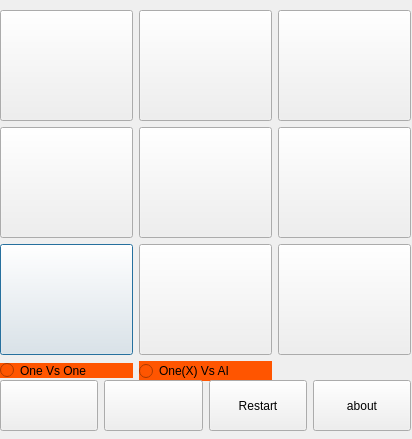
<?xml version="1.0" encoding="UTF-8"?>
<ui version="4.0">
 <class>Dialog</class>
 <widget class="QDialog" name="Dialog">
  <property name="geometry">
   <rect>
    <x>0</x>
    <y>0</y>
    <width>412</width>
    <height>439</height>
   </rect>
  </property>
  <property name="windowTitle">
   <string>Dialog</string>
  </property>
  <widget class="QWidget" name="gridLayoutWidget">
   <property name="geometry">
    <rect>
     <x>0</x>
     <y>10</y>
     <width>411</width>
     <height>371</height>
    </rect>
   </property>
   <layout class="QGridLayout" name="gridLayout">
    <property name="sizeConstraint">
     <enum>QLayout::SetDefaultConstraint</enum>
    </property>
    <item row="2" column="0">
     <widget class="QPushButton" name="btn_7">
      <property name="sizePolicy">
       <sizepolicy hsizetype="Expanding" vsizetype="Expanding">
        <horstretch>0</horstretch>
        <verstretch>0</verstretch>
       </sizepolicy>
      </property>
      <property name="text">
       <string/>
      </property>
     </widget>
    </item>
    <item row="3" column="1">
     <widget class="QRadioButton" name="btn_OneVsAI">
      <property name="sizePolicy">
       <sizepolicy hsizetype="Expanding" vsizetype="Fixed">
        <horstretch>0</horstretch>
        <verstretch>0</verstretch>
       </sizepolicy>
      </property>
      <property name="styleSheet">
       <string notr="true">background-color: rgb(255, 85, 0);</string>
      </property>
      <property name="text">
       <string>One(X) Vs AI</string>
      </property>
     </widget>
    </item>
    <item row="1" column="1">
     <widget class="QPushButton" name="btn_5">
      <property name="sizePolicy">
       <sizepolicy hsizetype="Expanding" vsizetype="Expanding">
        <horstretch>0</horstretch>
        <verstretch>0</verstretch>
       </sizepolicy>
      </property>
      <property name="text">
       <string/>
      </property>
     </widget>
    </item>
    <item row="0" column="1">
     <widget class="QPushButton" name="btn_2">
      <property name="sizePolicy">
       <sizepolicy hsizetype="Expanding" vsizetype="Expanding">
        <horstretch>0</horstretch>
        <verstretch>0</verstretch>
       </sizepolicy>
      </property>
      <property name="text">
       <string/>
      </property>
     </widget>
    </item>
    <item row="2" column="1">
     <widget class="QPushButton" name="btn_8">
      <property name="sizePolicy">
       <sizepolicy hsizetype="Expanding" vsizetype="Expanding">
        <horstretch>0</horstretch>
        <verstretch>0</verstretch>
       </sizepolicy>
      </property>
      <property name="text">
       <string/>
      </property>
     </widget>
    </item>
    <item row="0" column="0">
     <widget class="QPushButton" name="btn_1">
      <property name="sizePolicy">
       <sizepolicy hsizetype="Expanding" vsizetype="Expanding">
        <horstretch>0</horstretch>
        <verstretch>0</verstretch>
       </sizepolicy>
      </property>
      <property name="text">
       <string/>
      </property>
      <property name="iconSize">
       <size>
        <width>16</width>
        <height>0</height>
       </size>
      </property>
     </widget>
    </item>
    <item row="0" column="2">
     <widget class="QPushButton" name="btn_3">
      <property name="sizePolicy">
       <sizepolicy hsizetype="Expanding" vsizetype="Expanding">
        <horstretch>0</horstretch>
        <verstretch>0</verstretch>
       </sizepolicy>
      </property>
      <property name="text">
       <string/>
      </property>
     </widget>
    </item>
    <item row="2" column="2">
     <widget class="QPushButton" name="btn_9">
      <property name="sizePolicy">
       <sizepolicy hsizetype="Expanding" vsizetype="Expanding">
        <horstretch>0</horstretch>
        <verstretch>0</verstretch>
       </sizepolicy>
      </property>
      <property name="text">
       <string/>
      </property>
     </widget>
    </item>
    <item row="1" column="0">
     <widget class="QPushButton" name="btn_4">
      <property name="sizePolicy">
       <sizepolicy hsizetype="Expanding" vsizetype="Expanding">
        <horstretch>0</horstretch>
        <verstretch>0</verstretch>
       </sizepolicy>
      </property>
      <property name="text">
       <string/>
      </property>
     </widget>
    </item>
    <item row="3" column="0">
     <widget class="QRadioButton" name="btn_OneVsOne">
      <property name="sizePolicy">
       <sizepolicy hsizetype="Expanding" vsizetype="Fixed">
        <horstretch>0</horstretch>
        <verstretch>0</verstretch>
       </sizepolicy>
      </property>
      <property name="styleSheet">
       <string notr="true">background-color: rgb(255, 85, 0);
border-color: rgb(0, 0, 0);</string>
      </property>
      <property name="text">
       <string>One Vs One</string>
      </property>
      <property name="iconSize">
       <size>
        <width>15</width>
        <height>16</height>
       </size>
      </property>
     </widget>
    </item>
    <item row="1" column="2">
     <widget class="QPushButton" name="btn_6">
      <property name="sizePolicy">
       <sizepolicy hsizetype="Expanding" vsizetype="Expanding">
        <horstretch>0</horstretch>
        <verstretch>0</verstretch>
       </sizepolicy>
      </property>
      <property name="text">
       <string/>
      </property>
     </widget>
    </item>
   </layout>
  </widget>
  <widget class="QWidget" name="horizontalLayoutWidget">
   <property name="geometry">
    <rect>
     <x>0</x>
     <y>380</y>
     <width>411</width>
     <height>51</height>
    </rect>
   </property>
   <layout class="QHBoxLayout" name="horizontalLayout_2">
    <item>
     <widget class="QPushButton" name="btn_score_1">
      <property name="sizePolicy">
       <sizepolicy hsizetype="Minimum" vsizetype="Expanding">
        <horstretch>0</horstretch>
        <verstretch>0</verstretch>
       </sizepolicy>
      </property>
      <property name="text">
       <string/>
      </property>
     </widget>
    </item>
    <item>
     <widget class="QPushButton" name="btn_score_2">
      <property name="sizePolicy">
       <sizepolicy hsizetype="Minimum" vsizetype="Expanding">
        <horstretch>0</horstretch>
        <verstretch>0</verstretch>
       </sizepolicy>
      </property>
      <property name="text">
       <string/>
      </property>
     </widget>
    </item>
    <item>
     <widget class="QPushButton" name="btn_restart">
      <property name="sizePolicy">
       <sizepolicy hsizetype="Minimum" vsizetype="Expanding">
        <horstretch>0</horstretch>
        <verstretch>0</verstretch>
       </sizepolicy>
      </property>
      <property name="text">
       <string>Restart</string>
      </property>
     </widget>
    </item>
    <item>
     <widget class="QPushButton" name="btn_about">
      <property name="sizePolicy">
       <sizepolicy hsizetype="Minimum" vsizetype="Expanding">
        <horstretch>0</horstretch>
        <verstretch>0</verstretch>
       </sizepolicy>
      </property>
      <property name="text">
       <string>about</string>
      </property>
     </widget>
    </item>
   </layout>
  </widget>
 </widget>
 <resources/>
 <connections/>
</ui>
